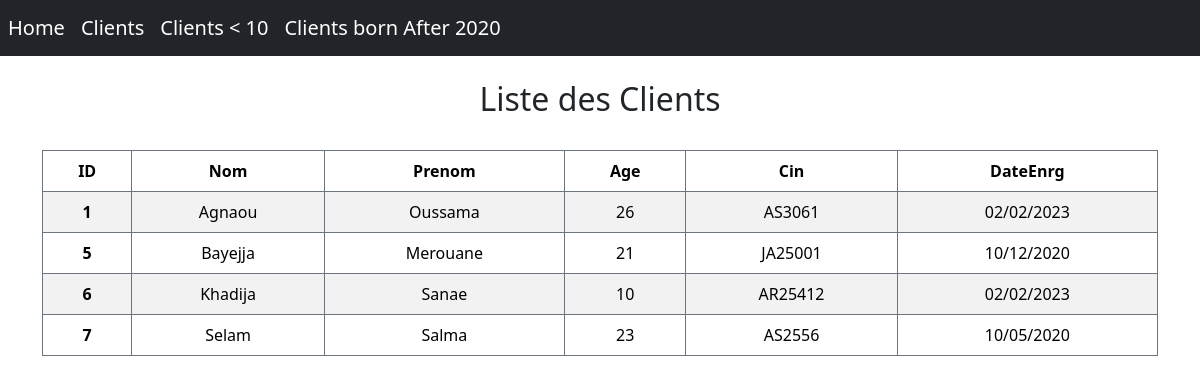
/client_2020, run on the app's committed database.
### client/models.py (models this page shows)
class Client(models.Model):
    nom = models.CharField(max_length=50)
    prenom = models.CharField(max_length=50)
    age = models.IntegerField()
    cin = models.CharField(max_length=12)
    dateEnrg = models.DateField(blank=True, null=True)

### client/views.py (the view)
# urls.py: path("client_2020", client_view_after_2020, name="client_2020"),
def client_view_after_2020(request):
    filteredClients = Client.objects.filter(dateEnrg__gte = '2020-05-09')
    context = {
        "filteredClients": filteredClients
    }
    return render(request, 'LesClientAfter2020.html', context)

### templates/LesClientAfter2020.html
{% extends 'home.html' %}
{% block content %}
<div class='sub-container'>
    <h2 class="text-center">Liste des Clients</h2>
    <br/>
    <table class="table table-striped table-bordered border-secondary rounded text-center">
        <thead>
          <tr>
            <th scope="col">ID</th>
            <th scope="col">Nom</th>
            <th scope="col">Prenom</th>
            <th scope="col">Age</th>
            <th scope="col">Cin</th>
            <th scope="col">DateEnrg</th>
          </tr>
        </thead>
        <tbody>
            {% for client in filteredClients %}
          <tr>
            <th scope="row">{{ client.id }}</th>
            <td>{{ client.nom }}</td>
            <td>{{ client.prenom }}</td>
            <td>{{ client.age }}</td>
            <td>{{ client.cin }}</td>
            <td>{{ client.dateEnrg|date:"d/m/o"}}</td>
          </tr>
          {% endfor %}
        </tbody>
      </table>
</div>
{% endblock %}

### data on the page
Client: id "1", nom "Agnaou", prenom "Oussama", age "26", cin "AS3061", dateEnrg "02/02/2023"
Client: id "5", nom "Bayejja", prenom "Merouane", age "21", cin "JA25001", dateEnrg "10/12/2020"
Client: id "6", nom "Khadija", prenom "Sanae", age "10", cin "AR25412", dateEnrg "02/02/2023"
Client: id "7", nom "Selam", prenom "Salma", age "23", cin "AS2556", dateEnrg "10/05/2020"
